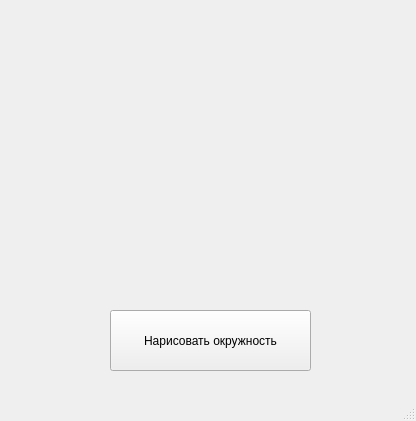
<?xml version="1.0" encoding="UTF-8"?>
<ui version="4.0">
 <class>MainWindow</class>
 <widget class="QMainWindow" name="MainWindow">
  <property name="geometry">
   <rect>
    <x>0</x>
    <y>0</y>
    <width>416</width>
    <height>421</height>
   </rect>
  </property>
  <property name="windowTitle">
   <string>MainWindow</string>
  </property>
  <widget class="QWidget" name="centralwidget">
   <widget class="QPushButton" name="pushButton">
    <property name="geometry">
     <rect>
      <x>110</x>
      <y>310</y>
      <width>201</width>
      <height>61</height>
     </rect>
    </property>
    <property name="text">
     <string>Нарисовать окружность</string>
    </property>
   </widget>
  </widget>
  <widget class="QMenuBar" name="menubar">
   <property name="geometry">
    <rect>
     <x>0</x>
     <y>0</y>
     <width>416</width>
     <height>21</height>
    </rect>
   </property>
  </widget>
  <widget class="QStatusBar" name="statusbar"/>
 </widget>
 <resources/>
 <connections/>
</ui>
